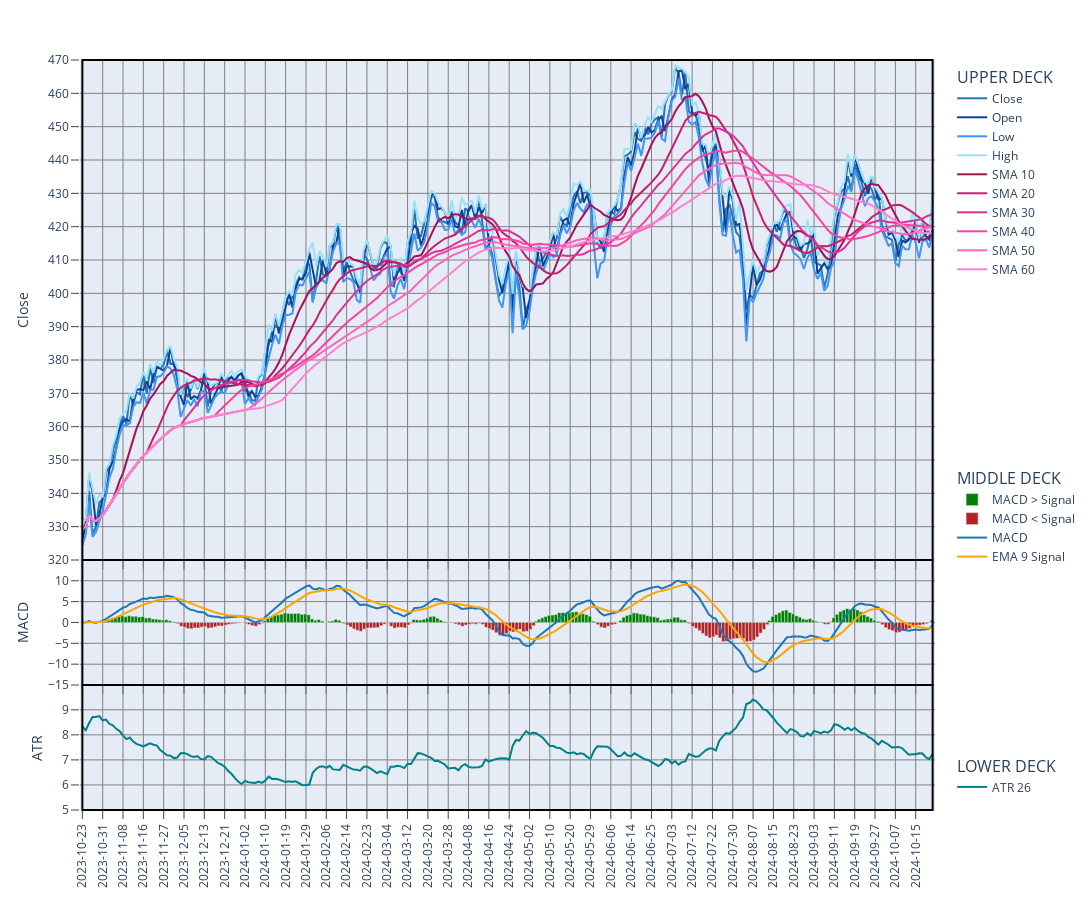

Here is the notebook cell this chart was saved with:
### Markdown cell above
NOTE:<BR>
Normally, any base plot will come with prescribed colors, and the color theme selection will only be applicable to overlays.<BR>
However, color theme selection will be available when selecting any of the following as the base plot:
> - add_hist_price()
> - add_atr()
> - add_mvol()
> - add_bollinger_width()

Any overlays added to those base plots will be appended to the list of overlays for the given figure, whereby their color theme will become available to be changed using the update_color_theme() function.

### Code cell
from analyze_prices import AnalyzePrices
from mapping_plot_attributes import *

tk = 'AAPL'
analyze_prices = AnalyzePrices(end_date, start_date, [tk])

theme = 'dark'
theme = 'light'

date_index = ohlc_tk.index

macd_data = analyze_prices.get_macd(close_tk)
macd_v_data = analyze_prices.get_macd_v(close_tk, high_tk, low_tk)

atr_data = analyze_prices.average_true_rate(close_tk, high_tk, low_tk, n = 26)

bollinger_data = analyze_prices.bollinger_bands(close_tk, window = 20, n_std = 2, n_bands = 3)
# bollinger_data = bollinger_bands(close_tk, window = 20, n_std = 2, n_bands = 3)
bollinger_list = bollinger_data['list']
# display(bollinger_data['%B'])
# display(bollinger_data['width'])
# print(mstd.max(), mstd.idxmax())
# print(mvol.max(), mvol.idxmax())

ma_envelope_list = analyze_prices.ma_envelopes(close_tk, window = 20, prc_offset = 5, n_bands = 2)

rsi_data = analyze_prices.relative_strength(close_tk)

date_index = close_tk.index

deck_type = 'triple'
# deck_type = 'double'
# deck_type = 'single'

theme = 'dark'
theme = 'light'
color_theme = 'magenta'
# color_theme = 'tableau'
color_theme_2 = 'sapphire'
color_theme_vol = 'rainbow'
color_theme_vol_2 = 'sapphire'

# fig_diff = plot_diff_plotly(tk, diff_data_stochastic, price_type_map, plot_type = 'scatter', add_signal = False, theme = theme)
# fig_diff.show()

fig_data = analyze_prices.create_template(
# fig_data = create_template(
    date_index,
    deck_type = deck_type,
    # secondary_y = True,
    plot_width = 1450,
    plot_height_1 = 600,
    plot_height_2 = 150,
    plot_height_3 = 150,
    theme = theme
)
##### NOTE: Decks need to get populated from top to bottom, i.e. from 1 to 3, otherwise the legends will end up in the wrong order

# fig_data = add_candlestick(fig_data, ohlc_tk, tk, candle_type = 'traditional', target_deck = 1, theme = theme)
# fig_data = add_candlestick(fig_data, ohlc_tk, tk, candle_type = 'hollow', target_deck = 1, theme = theme)

# fig_data = add_diff_stochastic(fig_data, tk, stochastic_data, target_deck = 1, reverse_diff = False, add_signal = True, signal_window = 5, add_title = True)

fig_data = add_hist_price(fig_data, close_tk, tk, target_deck = 1, secondary_y = False, add_title = False, price_type = 'close', theme = theme)
# fig_data = analyze_prices.add_hist_price(fig_data, close_tk, tk, target_deck = 1, secondary_y = False, add_title = True, price_type = 'close', theme = theme)
fig_data = add_price_overlays(fig_data, price_list, tk, target_deck = 1, theme = theme, color_theme = color_theme_2)
# fig_data = analyze_prices.add_price_overlays(fig_data, price_list, tk, target_deck = 1, theme = theme, color_theme = color_theme_2)

fig_data = add_ma_overlays(fig_data, close_tk, ma_list[: 6], target_deck = 1, theme = theme, color_theme = color_theme)
##### fig_data = analyze_prices.add_ma_overlays(fig_data, close_tk, ma_list[: 6], target_deck = 1, theme = theme, color_theme = 'magenta')
# fig_data = add_ma_overlays(fig_data, close_tk, ma_list[: 6], target_deck = 1, theme = theme, color_theme = 'magenta')
# fig_data = add_ma_overlays(fig_data, close_tk, ema_200_list[: 2], target_deck = 1, theme = theme, color_theme = 'sapphire')

# fig_data = add_bollinger_overlays(fig_data, bollinger_list, target_deck = 1, theme = theme, color_theme = 'sapphire')
# fig_data = add_ma_envelope_overlays(fig_data, ma_envelope_list, target_deck = 1, theme = theme, color_theme = 'gold')

### fig_data = add_ma_envelope_overlays(fig_data, ma_envelope_list, target_deck = 1, theme = theme, color_theme = 'sapphire')
#fig_data = add_ma_overlays(fig_data, close_tk, ema_list[: 6], target_deck = 2, theme = theme, color_theme = color_theme_2)

# fig_data = add_candlestick(fig_data, df_ohlc, tk, candle_type = 'traditional', target_deck = 2)
### fig_data = add_price_overlays(fig_data, price_list, tk, target_deck = 1, add_yaxis_title = True, theme = theme, color_theme = color_theme_2)

##### fig_data = analyze_prices.add_macd(fig_data, tk, macd_data, histogram_type = 'macd-zero', plot_type = 'scatter', include_signal = True, add_title = True, target_deck = 1, theme = theme)
##### fig_data = analyze_prices.add_hist_price(fig_data, close_tk, tk, target_deck = 1, secondary_y = True, add_title = False, price_type = 'close', theme = theme)

# fig_data = analyze_prices.add_macd(
fig_data = add_macd(
    fig_data,
    tk,
    macd_data,
    volatility_normalized = False,
    histogram_type = 'macd-signal',
    include_signal = True,
    plot_type = 'bar',
    target_deck = 2,
    add_title = False,
    # title_font_size = 32,
    theme = theme
)

####### fig_data = add_macd(fig_data, tk, close_tk, macd_data, volatility_normalized = True, histogram_type = 'macd-signal', plot_type = 'bar', include_signal = True, add_title = True, target_deck = 1, theme = theme)

# fig_data = add_stochastic(fig_data, stochastic_data, tk, target_deck = 1, add_threshold_overlays = True, add_title = True, theme = theme)
# fig_data = add_rsi(fig_data, rsi_data, tk, target_deck = 1, add_threshold_overlays = True, add_title =True, theme = theme)

### fig_data = add_macd(fig_data, tk, close_tk, macd_data, volatility_normalized = False, histogram_type = 'macd-signal', plot_type = 'bar', include_signal = True, target_deck = 3, theme = theme)
"""
fig_data = add_mvol(
# fig_data = analyze_prices.add_mvol(
    fig_data,
    mvol_data,
    mvol_type = 'std',
    # mvol_type = 'vol',
    target_deck = 1,
    secondary_y = True,
    add_yaxis_title = None,
    yaxis_title = None,
    theme = 'dark',
    color_theme = 'turquoise'
)
"""
"""
fig_data = analyze_prices.add_bollinger_width(
# fig_data = add_bollinger_width(
    fig_data,
    bollinger_data,
    # bollinger_type = '%B',
    # bollinger_type = 'width',
    target_deck = 1,
    secondary_y = True,
    add_yaxis_title = True,
    # add_yaxis_title = False,
    yaxis_title = None,
    theme = 'dark',
    color_theme = 'gold'
)
"""
# atr_data = analyze_prices.average_true_rate(close_tk, high_tk, low_tk, n = 26)
# fig_data = analyze_prices.add_atr(
fig_data = add_atr(
    fig_data,
    atr_data,
    atr_type = 'atr',
    # atr_type = 'atrp',
    target_deck = 3,
    secondary_y = False,
    add_yaxis_title = True,
    yaxis_title = None,
    theme = theme,
    color_theme = 'turquoise'
)
"""
# fig_data = add_mvol(
fig_data = analyze_prices.add_mvol(
    fig_data,
    mvol_data,
    mvol_type = 'std',
    target_deck = 2,
    secondary_y = False,
    add_yaxis_title = True,
    yaxis_title = None,
    theme = 'dark',
    color_theme = 'lavender'
)
"""
"""
fig_data = analyze_prices.add_hist_price(
    fig_data,
    volume_tk,
    tk,
    target_deck = 3,
    secondary_y = False,
    plot_type = 'scatter',
    price_type = 'volume',
    add_title = False,
    theme = theme,
    color_theme = color_theme_vol_2,
    fill_below = True
)
"""
"""
# fig_data = add_bollinger_width(
fig_data = analyze_prices.add_bollinger_width(
    fig_data,
    bollinger_data,
    bollinger_type = '%B',
    # bollinger_type = 'width',
    target_deck = 3,
    secondary_y = False,
    add_yaxis_title = True,
    yaxis_title = None,
    theme = 'dark',
    color_theme = 'gold'
)
"""
# fig_data = add_candlestick(fig_data, df_ohlc, tk, candle_type = 'traditional', target_deck = 3)
"""
fig_data = analyze_prices.add_hist_price(
    fig_data,
    volume_tk,
    tk,
    target_deck = 3,
    plot_type = 'bar',
    price_type = 'volume',
    add_title = False,
    theme = theme,
    color_theme = color_theme_vol_2,
    fill_below = True
)
"""
# fig_data = add_hist_price(fig_data, volume_tk, tk, target_deck = 3, price_type = 'volume', theme = theme, fill_below = True)

print('Plot heights:')
h1 = fig_data['plot_height'][1]
if deck_type == 'double':
    h2 = fig_data['plot_height'][2]
    print(h1, h2)
    print(f'Total height: {h1 + h2}')
elif deck_type == 'triple':
    h2 = fig_data['plot_height'][2]
    h3 = fig_data['plot_height'][3]
    print(h1, h2, h3)
    print(f'Total height: {h1 + h2 + h3}')
else:
    print(h1)

fig = fig_data['fig']
fig.show()

# Add MACD-V and ATR line

### Figure 1 — Plotly figure (JSON) as saved in the notebook; plotly's stock layout.template omitted (floating-point values rounded to 4 significant figures; data arrays with more than 128 entries replaced by an {"elided": "..."} marker saying what was removed)
{"data": [{"hoverinfo": "skip", "legendgroup": "dummy", "line": {"width": 0}, "showlegend": false, "type": "scatter", "x": {"elided": "252 str values"}, "xaxis": "x", "y": {"elided": "252 int values"}, "yaxis": "y"}, {"hoverinfo": "skip", "legendgroup": "dummy", "line": {"width": 0}, "showlegend": false, "type": "scatter", "x": {"elided": "252 str values"}, "xaxis": "x2", "y": {"elided": "252 int values"}, "yaxis": "y2"}, {"hoverinfo": "skip", "legendgroup": "dummy", "line": {"width": 0}, "showlegend": false, "type": "scatter", "x": {"elided": "252 str values"}, "xaxis": "x3", "y": {"elided": "252 int values"}, "yaxis": "y3"}, {"fill": "none", "fillcolor": "rgba(31, 119, 180, 0.6)", "legendgroup": "1", "legendgrouptitle": {"font": {"size": 16, "weight": "normal"}, "text": "UPPER DECK"}, "line": {"color": "rgba(31, 119, 180, 1)"}, "name": "Close", "showlegend": true, "type": "scatter", "x": {"elided": "252 str values"}, "xaxis": "x", "y": {"elided": "252 float values"}, "yaxis": "y"}, {"legendgroup": "1", "legendgrouptitle": {"font": {"size": 16, "weight": "normal"}, "text": "UPPER DECK"}, "line": {"color": "rgba(12, 65, 153, 1)"}, "name": "Open", "type": "scatter", "x": {"elided": "252 str values"}, "xaxis": "x", "y": {"elided": "252 float values"}, "yaxis": "y"}, {"legendgroup": "1", "legendgrouptitle": {"font": {"size": 16, "weight": "normal"}, "text": "UPPER DECK"}, "line": {"color": "rgba(65, 149, 244, 1)"}, "name": "Low", "type": "scatter", "x": {"elided": "252 str values"}, "xaxis": "x", "y": {"elided": "252 float values"}, "yaxis": "y"}, {"legendgroup": "1", "legendgrouptitle": {"font": {"size": 16, "weight": "normal"}, "text": "UPPER DECK"}, "line": {"color": "rgba(153, 225, 249, 1)"}, "name": "High", "type": "scatter", "x": {"elided": "252 str values"}, "xaxis": "x", "y": {"elided": "252 float values"}, "yaxis": "y"}, {"legendgroup": "1", "legendgrouptitle": {"font": {"size": 16, "weight": "normal"}, "text": "UPPER DECK"}, "line": {"color": "rgba(170, 14, 87, 1)"}, "name": "SMA 10", "type": "scatter", "x": {"elided": "252 str values"}, "xaxis": "x", "y": {"elided": "252 float values"}, "yaxis": "y"}, {"legendgroup": "1", "legendgrouptitle": {"font": {"size": 16, "weight": "normal"}, "text": "UPPER DECK"}, "line": {"color": "rgba(199, 30, 110, 1)"}, "name": "SMA 20", "type": "scatter", "x": {"elided": "252 str values"}, "xaxis": "x", "y": {"elided": "252 float values"}, "yaxis": "y"}, {"legendgroup": "1", "legendgrouptitle": {"font": {"size": 16, "weight": "normal"}, "text": "UPPER DECK"}, "line": {"color": "rgba(219, 50, 152, 1)"}, "name": "SMA 30", "type": "scatter", "x": {"elided": "252 str values"}, "xaxis": "x", "y": {"elided": "252 float values"}, "yaxis": "y"}, {"legendgroup": "1", "legendgrouptitle": {"font": {"size": 16, "weight": "normal"}, "text": "UPPER DECK"}, "line": {"color": "rgba(249, 66, 158, 1)"}, "name": "SMA 40", "type": "scatter", "x": {"elided": "252 str values"}, "xaxis": "x", "y": {"elided": "252 float values"}, "yaxis": "y"}, {"legendgroup": "1", "legendgrouptitle": {"font": {"size": 16, "weight": "normal"}, "text": "UPPER DECK"}, "line": {"color": "rgba(253, 100, 194, 1)"}, "name": "SMA 50", "type": "scatter", "x": {"elided": "252 str values"}, "xaxis": "x", "y": {"elided": "252 float values"}, "yaxis": "y"}, {"legendgroup": "1", "legendgrouptitle": {"font": {"size": 16, "weight": "normal"}, "text": "UPPER DECK"}, "line": {"color": "rgba(255, 130, 206, 1)"}, "name": "SMA 60", "type": "scatter", "x": {"elided": "252 str values"}, "xaxis": "x", "y": {"elided": "252 float values"}, "yaxis": "y"}, {"legendgroup": "2", "legendgrouptitle": {"font": {"size": 16, "weight": "normal"}, "text": "MIDDLE DECK"}, "marker": {"color": "rgba(0, 128, 0, 1)"}, "name": "MACD > Signal", "showlegend": true, "type": "bar", "width": 1, "x": {"elided": "252 str values"}, "xaxis": "x2", "y": {"elided": "252 float values"}, "yaxis": "y2"}, {"legendgroup": "2", "legendgrouptitle": {"font": {"size": 16, "weight": "normal"}, "text": "MIDDLE DECK"}, "marker": {"color": "rgba(178, 34, 34, 1)"}, "name": "MACD < Signal", "showlegend": true, "type": "bar", "width": 1, "x": {"elided": "252 str values"}, "xaxis": "x2", "y": {"elided": "252 float values"}, "yaxis": "y2"}, {"legendgroup": "2", "legendgrouptitle": {"font": {"size": 16, "weight": "normal"}, "text": "MIDDLE DECK"}, "line": {"color": "rgba(31, 119, 180, 1)"}, "name": "MACD", "showlegend": true, "type": "scatter", "x": {"elided": "252 str values"}, "xaxis": "x2", "y": {"elided": "252 float values"}, "yaxis": "y2"}, {"legendgroup": "2", "legendgrouptitle": {"font": {"size": 16, "weight": "normal"}, "text": "MIDDLE DECK"}, "line": {"color": "orange"}, "name": "EMA 9 Signal", "showlegend": true, "type": "scatter", "x": {"elided": "252 str values"}, "xaxis": "x2", "y": {"elided": "252 float values"}, "yaxis": "y2"}, {"legendgroup": "3", "legendgrouptitle": {"font": {"size": 16, "weight": "normal"}, "text": "LOWER DECK"}, "line": {"color": "rgba(0, 128, 138, 1)"}, "name": "ATR 26", "type": "scatter", "x": {"elided": "252 str values"}, "xaxis": "x3", "y": {"elided": "252 float values"}, "yaxis": "y3"}], "layout": {"height": 900, "legend": {"groupclick": "toggleitem", "tracegroupgap": 187.5, "traceorder": "grouped"}, "margin": {"t": 60}, "modebar": {"add": ["v1hovermode", "toggleSpikelines"]}, "shapes": [{"line": {"color": "black", "width": 2}, "type": "rect", "x0": "2023-10-23", "x1": "2024-10-22", "xref": "x", "y0": 0.3333, "y1": 1, "yref": "paper"}, {"line": {"color": "black", "width": 2}, "type": "rect", "x0": "2023-10-23", "x1": "2024-10-22", "xref": "x", "y0": 0.1667, "y1": 0.3333, "yref": "paper"}, {"line": {"color": "black", "width": 2}, "type": "rect", "x0": "2023-10-23", "x1": "2024-10-22", "xref": "x", "y0": 0, "y1": 0.1667, "yref": "paper"}], "width": 1450, "xaxis": {"anchor": "y", "domain": [0, 1], "gridcolor": "grey", "matches": "x3", "nticks": 47, "rangeslider": {"visible": false}, "showgrid": true, "showticklabels": false, "tickangle": -90, "ticklen": 8, "ticks": "outside", "type": "category"}, "xaxis2": {"anchor": "y2", "domain": [0, 1], "gridcolor": "grey", "matches": "x3", "nticks": 47, "showgrid": true, "showticklabels": false, "tickangle": -90, "ticklen": 8, "ticks": "outside", "type": "category"}, "xaxis3": {"anchor": "y3", "domain": [0, 1], "gridcolor": "grey", "nticks": 47, "showgrid": true, "tickangle": -90, "ticklen": 8, "ticks": "outside", "type": "category"}, "yaxis": {"anchor": "x", "domain": [0.3333, 1], "dtick": 10, "gridcolor": "grey", "range": [320, 470], "showgrid": true, "showticklabels": true, "tick0": 320, "ticklen": 8, "ticks": "outside", "title": {"text": "Close"}, "zeroline": true, "zerolinecolor": "grey", "zerolinewidth": 1}, "yaxis2": {"anchor": "x2", "domain": [0.1667, 0.3333], "dtick": 5, "gridcolor": "grey", "range": [-15, 14.98], "showgrid": true, "showticklabels": true, "tick0": -15, "ticklen": 8, "ticks": "outside", "title": {"text": "MACD"}, "zerolinecolor": "grey", "zerolinewidth": 1}, "yaxis3": {"anchor": "x3", "domain": [0, 0.1667], "dtick": 1, "gridcolor": "grey", "range": [5, 9.99], "showgrid": true, "showticklabels": true, "tick0": 5, "ticklen": 8, "ticks": "outside", "title": {"text": "ATR"}, "zeroline": true, "zerolinecolor": "grey", "zerolinewidth": 1}}}
